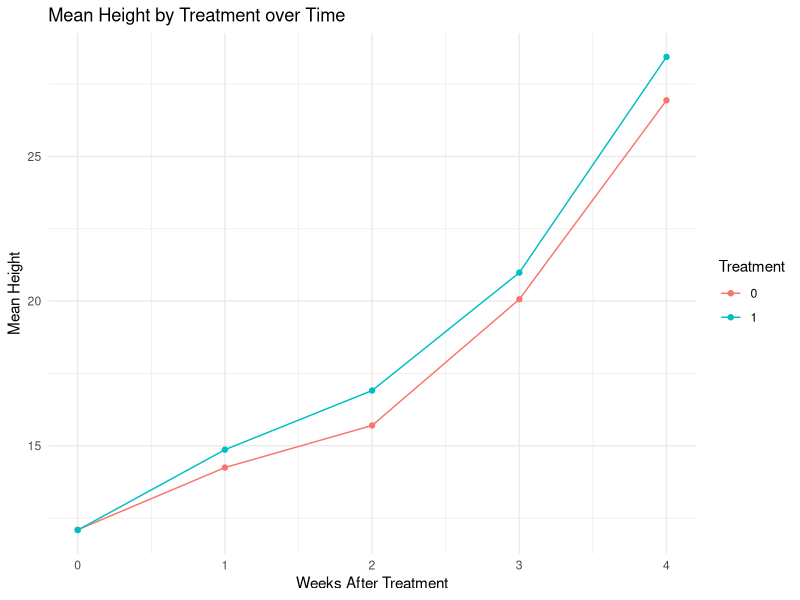
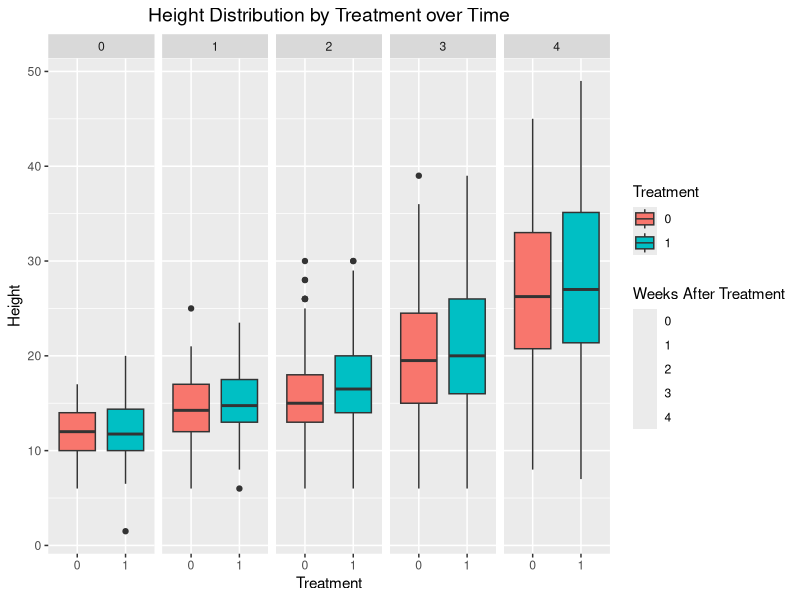

Write R code to recreate these figures, in order.
# Load required libraries
library(tidyverse)
library(lme4)
library(lmerTest)
library(glmmTMB)
library(ggplot2)

# Read the data
data <- read.csv("Data.csv", header=TRUE)

# Subset to remove Enclosure values
data <- data[data$Enclosure == "0", ]

## DATA PREPARATION
# Convert categorical variables to factors
data$Field <- as.factor(data$Field)
data$Plot <- as.factor(data$Plot)
data$Treatment <- as.factor(data$Treatment)
data$Enclosure <- as.factor(data$Enclosure)

# Check the structure of the data
str(data)

# Remove rows with missing Height values
data <- data |>
  filter(!is.na(Height))

#-------------------------------------------------------------------------------
# Exploratory Data Analysis: Height
#-------------------------------------------------------------------------------

# Calculate mean Height for each Treatment and WAT combination
summary_data <- data |>
  group_by(Treatment, WAT) |>
  summarise(mean_height = mean(Height, na.rm = TRUE))

# Create a plot
ggplot(summary_data, aes(x = WAT, y = mean_height, color = Treatment, group = Treatment)) +
  geom_line() +
  geom_point() +
  labs(title = "Mean Height by Treatment over Time",
       x = "Weeks After Treatment",
       y = "Mean Height") +
  theme_minimal()

# Box plot to visualize distribution over time
# Box plot with centered, larger title and two legends: one for Treatment and one for WAT
ggplot(data, aes(x = Treatment, y = Height, fill = Treatment)) +
  geom_boxplot() +
  facet_wrap(~ WAT, nrow = 1) +  # Facet in a single row
  labs(title = "Height Distribution by Treatment over Time",
       x = "Treatment",
       y = "Height") +
  # Create a dummy aesthetic for WAT to generate a second legend
  geom_point(aes(color = factor(WAT)), alpha = 0) +  # Invisible points to create the WAT legend
  scale_color_discrete(name = "Weeks After Treatment") +  # Legend for WAT
  theme(
    legend.position = "right",
    plot.title = element_text(hjust = 0.5, size = 14)  # Center title and increase font size by 2 points (default is ~12)
  )

#-------------------------------------------------------------------------------
# Linear Regression: Height
#-------------------------------------------------------------------------------

# Linear Regression for Height

lm_height_1 <- lm(formula = Height ~ Treatment, data = data)
summary(lm_height_1)

lm_height_2 <- lm(formula = Height ~ Treatment * WAT, data = data)
summary(lm_height_2)

lm_height_3 <- lm(formula = Height ~ Treatment * WAT * Field, data = data)
summary(lm_height_3)

#ANOVA for model simplicity
anova(lm_height_1, lm_height_2, lm_height_3)

# AIC to pick the best model
AIC(lm_height_1, lm_height_2, lm_height_3)

# Model lm_height_3 has the lowest AIC
